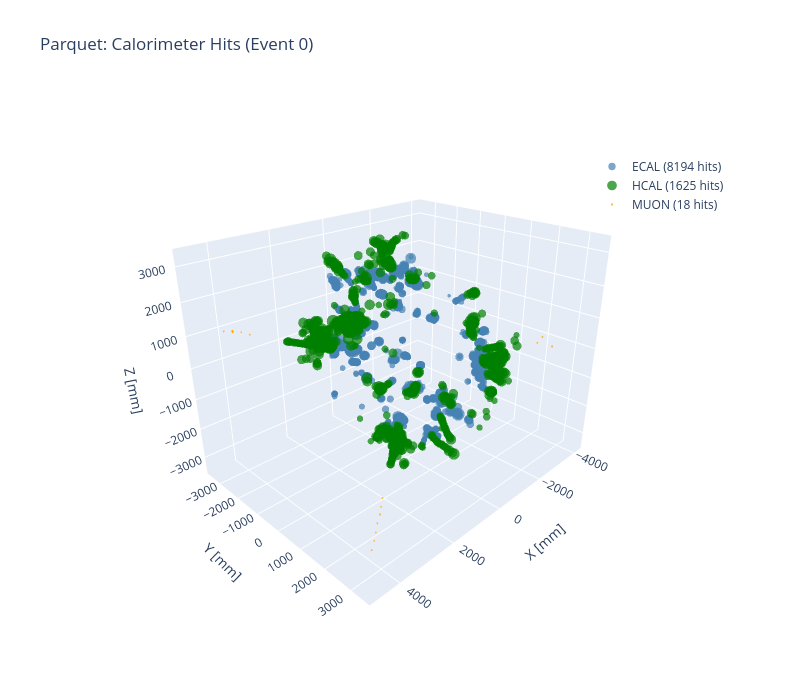
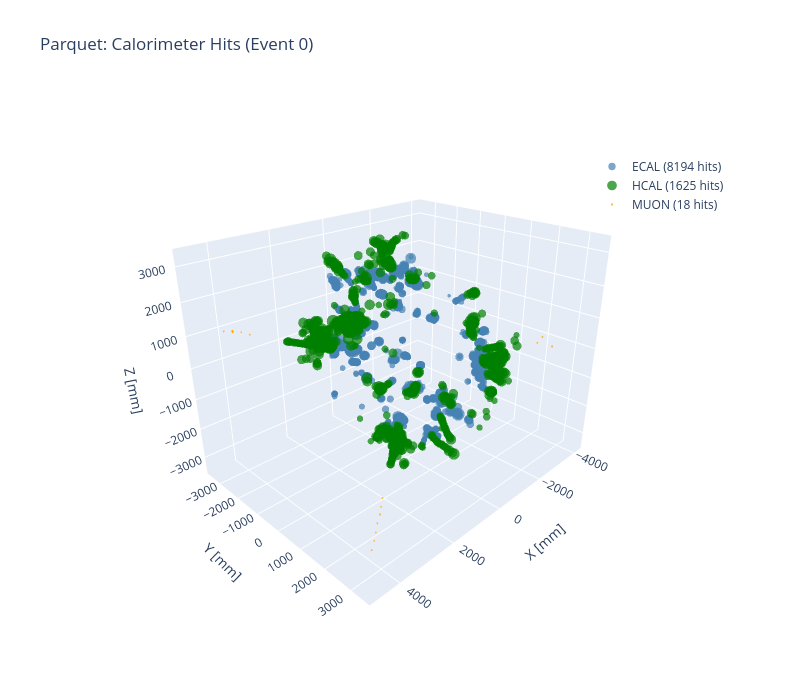

The notebook cell saved with these charts, in order:
### Markdown cell above
## 3D Scatter Plot

### Code cell
plot_3d_calo_hits(
    df_parquet,
    title=f"Parquet: Calorimeter Hits (Event {EVENT_IDX})",
    save_path=OUTPUT_DIR / f"parquet_3d_event{EVENT_IDX}.html"
)

### Figure 1 — Plotly figure (JSON) as saved in the notebook; plotly's stock layout.template omitted (floating-point values rounded to 4 significant figures; data arrays with more than 128 entries replaced by an {"elided": "..."} marker saying what was removed)
{"data": [{"customdata": {"elided": "8194 float values"}, "hovertemplate": "ECAL<br>x: %{x:.1f}<br>y: %{y:.1f}<br>z: %{z:.1f}<br>E: %{customdata:.4f} GeV", "marker": {"color": "steelblue", "line": {"width": 0}, "opacity": 0.7, "size": {"elided": "8194 float values"}}, "mode": "markers", "name": "ECAL (8194 hits)", "type": "scatter3d", "x": {"elided": "8194 float values"}, "y": {"elided": "8194 float values"}, "z": {"elided": "8194 float values"}}, {"customdata": {"elided": "1625 float values"}, "hovertemplate": "HCAL<br>x: %{x:.1f}<br>y: %{y:.1f}<br>z: %{z:.1f}<br>E: %{customdata:.4f} GeV", "marker": {"color": "green", "line": {"width": 0}, "opacity": 0.7, "size": {"elided": "1625 float values"}}, "mode": "markers", "name": "HCAL (1625 hits)", "type": "scatter3d", "x": {"elided": "1625 float values"}, "y": {"elided": "1625 float values"}, "z": {"elided": "1625 float values"}}, {"customdata": [0.0001931, 9.877e-05, 0.0001987, 0.0001554, 9.108e-05, 5.012e-05, 0.0001122, 4.438e-05, 6.687e-05, 0.000305, 9.992e-05, 2.878e-05, 0.0004343, 0.0002256, 9.715e-05, 0.0001438, 0.000218, 2.128e-05], "hovertemplate": "MUON<br>x: %{x:.1f}<br>y: %{y:.1f}<br>z: %{z:.1f}<br>E: %{customdata:.4f} GeV", "marker": {"color": "orange", "line": {"width": 0}, "opacity": 0.7, "size": [2.353, 2.188, 2.363, 2.289, 2.174, 2.098, 2.213, 2.087, 2.129, 2.532, 2.19, 2.057, 2.721, 2.407, 2.185, 2.269, 2.394, 2.042]}, "mode": "markers", "name": "MUON (18 hits)", "type": "scatter3d", "x": [3630.0, 3803.0, 3976.0, 4164.0, 4337.0, 4510.0, 4698.0, -3990.0, -4140.0, -4043.0, 4095.0, 4283.0, 4456.0, 4471.0, 4719.0, 4486.0, 4471.0, 4456.0], "y": [2685.0, 2819.0, 2954.0, 3062.0, 3197.0, 3331.0, 3440.0, 2061.0, 1802.0, 2404.0, -1880.0, -1988.0, -2122.0, -2097.0, -2101.0, -2071.0, -2097.0, -2122.0], "z": [-1770.0, -1860.0, -1920.0, -2010.0, -2100.0, -2160.0, -2250.0, 30.0, -300.0, -210.0, 1350.0, 1440.0, 1470.0, 1500.0, 1560.0, 1500.0, 1470.0, 1500.0]}], "layout": {"height": 700, "legend": {"x": 0.8, "y": 0.9}, "scene": {"aspectmode": "data", "camera": {"eye": {"x": 1.5, "y": 1.5, "z": 1}}, "xaxis": {"title": {"text": "X [mm]"}}, "yaxis": {"title": {"text": "Y [mm]"}}, "zaxis": {"title": {"text": "Z [mm]"}}}, "title": {"text": "Parquet: Calorimeter Hits (Event 0)"}, "width": 800}}

### Figure 2 — Plotly figure (JSON) as saved in the notebook; plotly's stock layout.template omitted (floating-point values rounded to 4 significant figures; data arrays with more than 128 entries replaced by an {"elided": "..."} marker saying what was removed)
{"data": [{"customdata": {"elided": "8194 float values"}, "hovertemplate": "ECAL<br>x: %{x:.1f}<br>y: %{y:.1f}<br>z: %{z:.1f}<br>E: %{customdata:.4f} GeV", "marker": {"color": "steelblue", "line": {"width": 0}, "opacity": 0.7, "size": {"elided": "8194 float values"}}, "mode": "markers", "name": "ECAL (8194 hits)", "type": "scatter3d", "x": {"elided": "8194 float values"}, "y": {"elided": "8194 float values"}, "z": {"elided": "8194 float values"}}, {"customdata": {"elided": "1625 float values"}, "hovertemplate": "HCAL<br>x: %{x:.1f}<br>y: %{y:.1f}<br>z: %{z:.1f}<br>E: %{customdata:.4f} GeV", "marker": {"color": "green", "line": {"width": 0}, "opacity": 0.7, "size": {"elided": "1625 float values"}}, "mode": "markers", "name": "HCAL (1625 hits)", "type": "scatter3d", "x": {"elided": "1625 float values"}, "y": {"elided": "1625 float values"}, "z": {"elided": "1625 float values"}}, {"customdata": [0.0001931, 9.877e-05, 0.0001987, 0.0001554, 9.108e-05, 5.012e-05, 0.0001122, 4.438e-05, 6.687e-05, 0.000305, 9.992e-05, 2.878e-05, 0.0004343, 0.0002256, 9.715e-05, 0.0001438, 0.000218, 2.128e-05], "hovertemplate": "MUON<br>x: %{x:.1f}<br>y: %{y:.1f}<br>z: %{z:.1f}<br>E: %{customdata:.4f} GeV", "marker": {"color": "orange", "line": {"width": 0}, "opacity": 0.7, "size": [2.353, 2.188, 2.363, 2.289, 2.174, 2.098, 2.213, 2.087, 2.129, 2.532, 2.19, 2.057, 2.721, 2.407, 2.185, 2.269, 2.394, 2.042]}, "mode": "markers", "name": "MUON (18 hits)", "type": "scatter3d", "x": [3630.0, 3803.0, 3976.0, 4164.0, 4337.0, 4510.0, 4698.0, -3990.0, -4140.0, -4043.0, 4095.0, 4283.0, 4456.0, 4471.0, 4719.0, 4486.0, 4471.0, 4456.0], "y": [2685.0, 2819.0, 2954.0, 3062.0, 3197.0, 3331.0, 3440.0, 2061.0, 1802.0, 2404.0, -1880.0, -1988.0, -2122.0, -2097.0, -2101.0, -2071.0, -2097.0, -2122.0], "z": [-1770.0, -1860.0, -1920.0, -2010.0, -2100.0, -2160.0, -2250.0, 30.0, -300.0, -210.0, 1350.0, 1440.0, 1470.0, 1500.0, 1560.0, 1500.0, 1470.0, 1500.0]}], "layout": {"height": 700, "legend": {"x": 0.8, "y": 0.9}, "scene": {"aspectmode": "data", "camera": {"eye": {"x": 1.5, "y": 1.5, "z": 1}}, "xaxis": {"title": {"text": "X [mm]"}}, "yaxis": {"title": {"text": "Y [mm]"}}, "zaxis": {"title": {"text": "Z [mm]"}}}, "title": {"text": "Parquet: Calorimeter Hits (Event 0)"}, "width": 800}}
